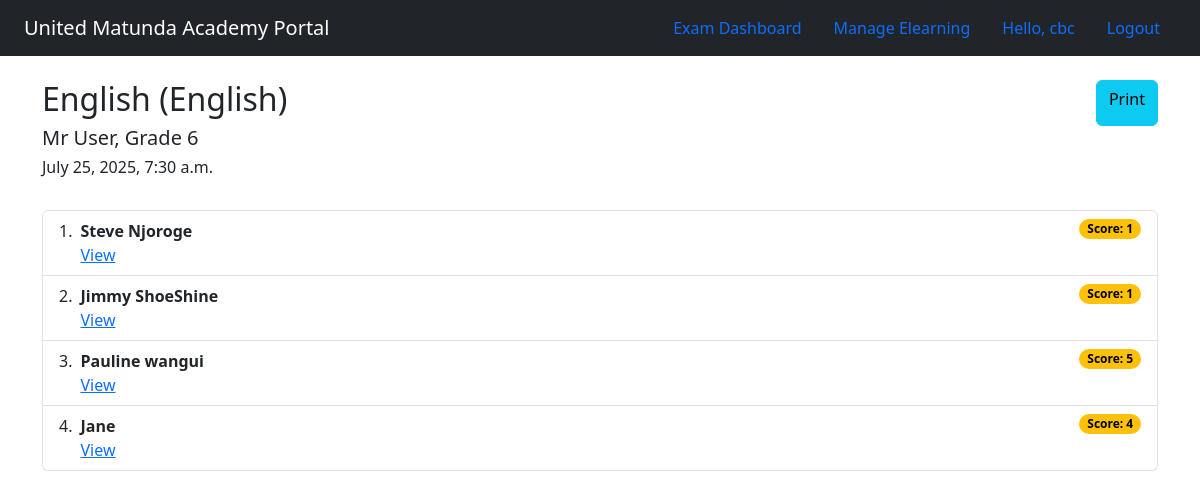
/assessment/assessment/analysis/6 (signed in), run on an earlier commit of the app's database.
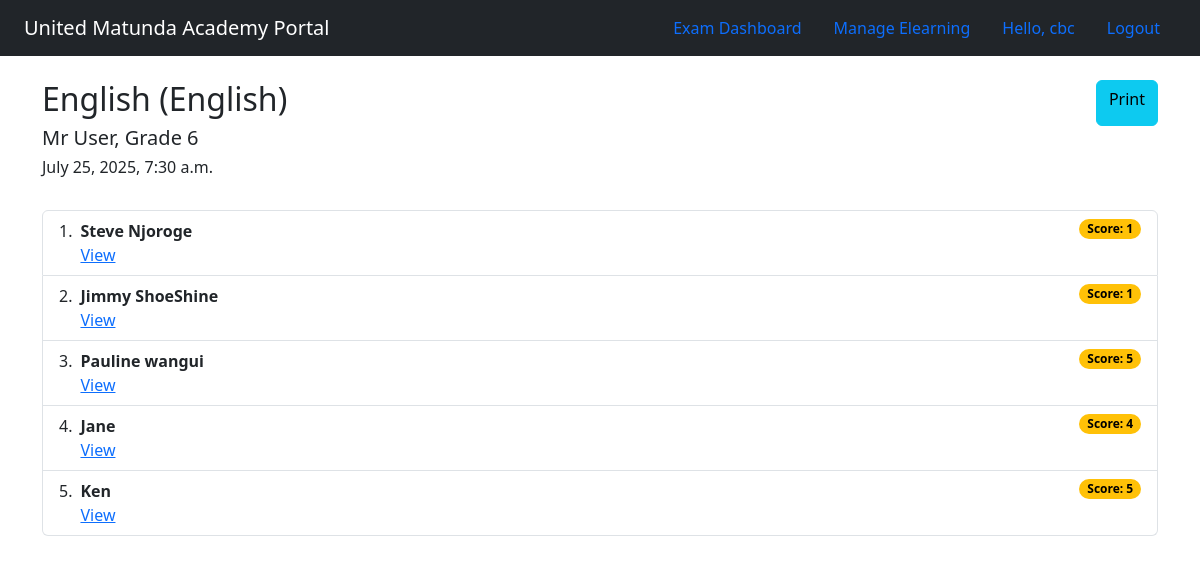
And on a later commit of the database.
### Assessments/models.py (models this page shows, shortened)
class AssessmentResult(models.Model):
    student = models.CharField(max_length=250)
    assessment = models.ForeignKey(Assessment,  on_delete=models.CASCADE)
    total_score = models.PositiveIntegerField()
    answers = models.JSONField(null=True, blank=True)
    completed_on = models.DateTimeField(auto_now_add=True)

### Assessments/views.py (the view)
# urls.py: path('assessment/analysis/<int:assessment_id>', views.AssessmentAnalysis.as_view(), name='assessment_analysis'),
class AssessmentAnalysis(LoginRequiredMixin, ListView):
    model = AssessmentResult
    template_name = 'assessment_analysis.html'
    context_object_name = 'assessment_result_list'
    def get_queryset(self):
        self.assessment = get_object_or_404(Assessment, pk=self.kwargs['assessment_id'])
        return AssessmentResult.objects.filter(assessment=self.assessment)
    def get_context_data(self, *, object_list=None, **kwargs):
        context = super().get_context_data(**kwargs)
        context['assessment_id'] = self.kwargs['assessment_id']
        context['assessment'] = self.assessment
        return context

### Assessments/models.py (called while the page is built)
    def __str__(self):
        return f"{self.title} ({self.subject})"

### Subjects/models.py (called while the page is built)
    def __str__(self):
        return f"{self.name}"

    def __str__(self):
        return f"{self.name}"

### Assessments/templates/assessment_analysis.html
{% extends 'base.html' %}
{% block content %}
    <div class="row">
        <div class=" d-flex justify-content-between">
            <h2>{{ assessment }}</h2>
             <a href="{% url 'assessment_analysis_pdf' assessment_id %}" class="btn btn-info">Print</a>
        </div>
    </div>
    <div class="row">
        <h5>{{ assessment.teacher }}, {{ assessment.grade }}</h5>
    </div>
    <div class="row">
        <h6>{{ assessment.created }}</h6>
    </div>
    <br>
    <ol class="list-group list-group-numbered">
        {% for item in assessment_result_list %}
              <li class="list-group-item d-flex justify-content-between align-items-start">
                <div class="ms-2 me-auto">
                  <div class="fw-bold">{{ item.student }}</div>
                  <a href="{% url 'assessment_result' item.pk %}">View</a>
                </div>
                <span class="badge text-bg-warning rounded-pill">Score: {{ item.total_score }}</span>
              </li>
        {% empty %}
            <li>
                <h2>No Exam Listed by Learners yet.</h2>
            </li>
        {% endfor %}
    </ol>
{% endblock %}

What changed in the data, as far as the page shows it:
added AssessmentResult: student "Ken", total_score "5"
